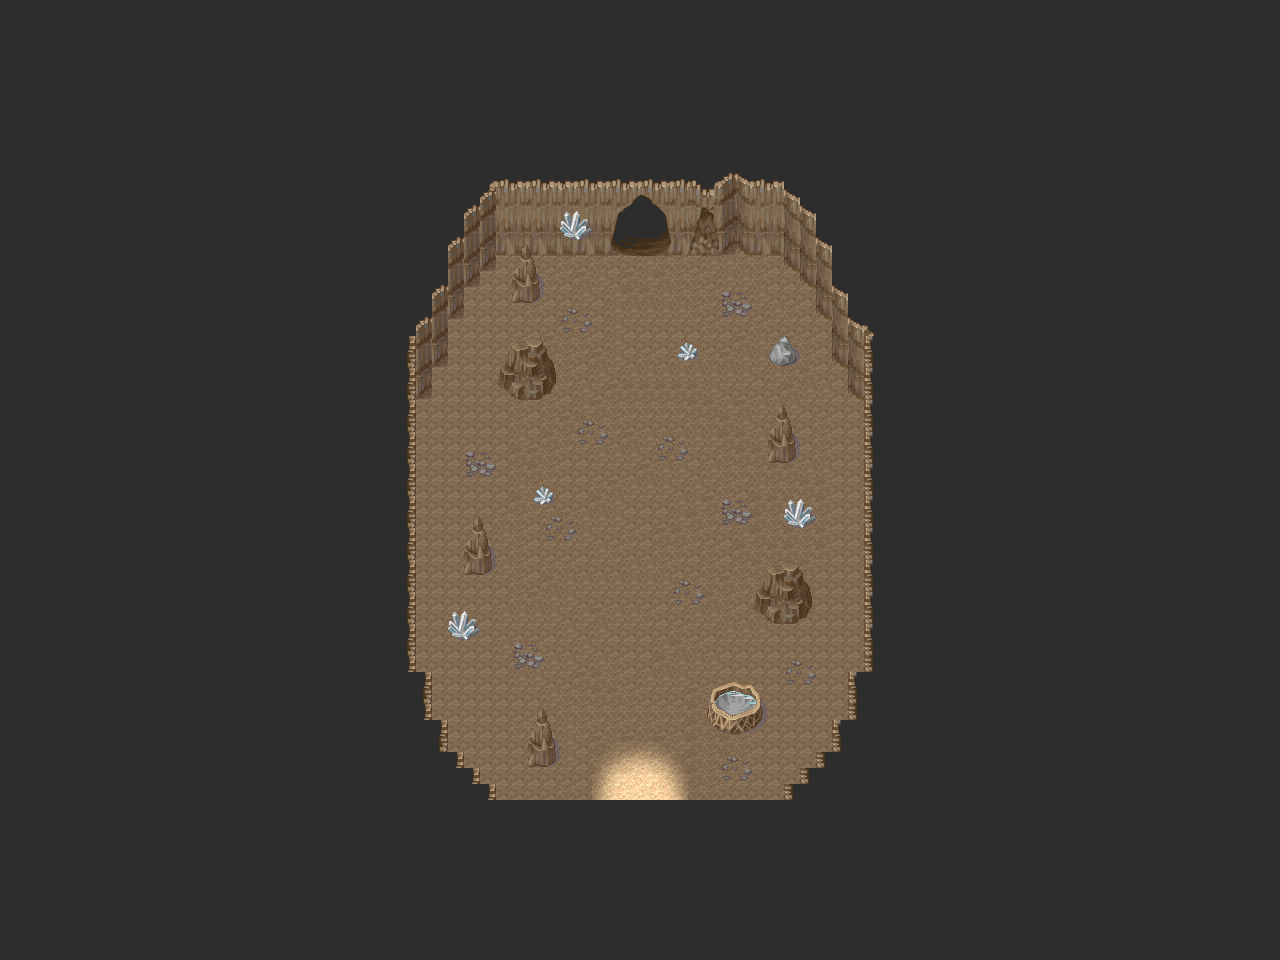

Below is a game level as drawn by its tile map, then a one-line description and the .tmx that defines it (tile-layer data replaced by summaries):
An orthogonal 80x60 tile map with 16x16 px tiles, 6 tile layers (Terrain, Low Objects, Player, Player1, ...).

<map version="1.4" tiledversion="1.4.2" orientation="orthogonal" renderorder="right-down" width="80" height="60" tilewidth="16" tileheight="16" infinite="0" nextlayerid="7" nextobjectid="1">
 <tileset firstgid="1" source="Cave_zpsbf78faa7.tsx" />
 <layer id="1" name="Terrain" width="80" height="60">
  <data>[4800 cells, 3452 non-empty, 66 distinct tile ids]</data>
 </layer>
 <layer id="2" name="Low Objects" width="80" height="60">
  <data>[4800 cells, 1649 non-empty, 76 distinct tile ids]</data>
 </layer>
 <layer id="3" name="Player" width="80" height="60">
  <data>[4800 cells, 25 non-empty, 11 distinct tile ids]</data>
 </layer>
 <layer id="6" name="Player1" width="80" height="60">
  <data>[4800 cells, 0 non-empty, 0 distinct tile ids]</data>
 </layer>
 <layer id="4" name="High stuff" width="80" height="60">
  <data>[4800 cells, 54 non-empty, 26 distinct tile ids]</data>
 </layer>
 <layer id="5" name="Collisions" width="80" height="60" opacity="0">
  <data>[4800 cells, 171 non-empty, 1 distinct tile ids]</data>
 </layer>
</map>
